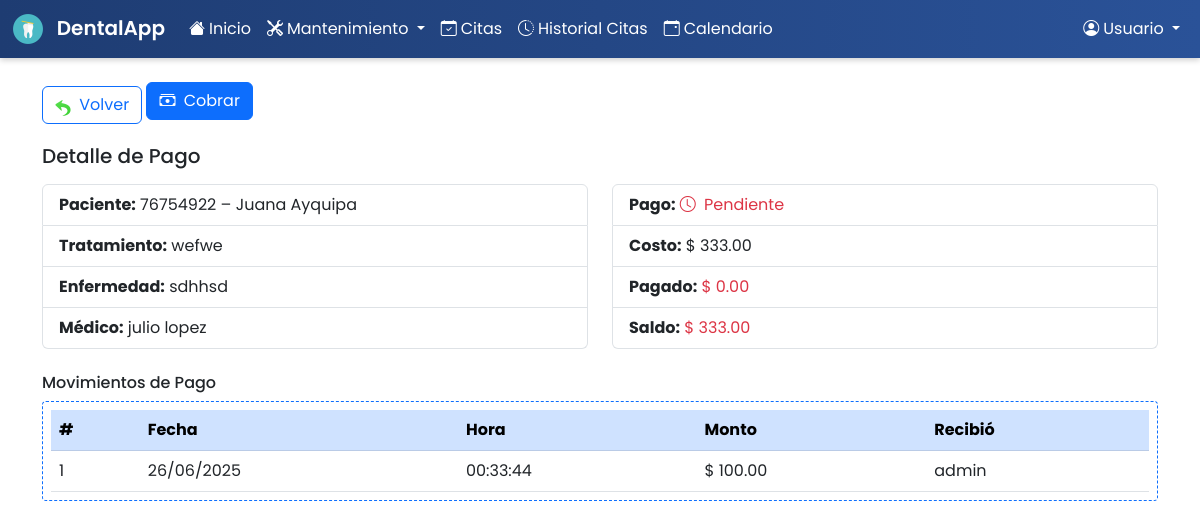
/sistema-dental/index.php?controller=payment&action=view&id=9, run on the app's committed database.
### tables this page shows
CREATE TABLE `appointments` (
  `id` int(10) UNSIGNED NOT NULL,
  `treatment_id` int(11) NOT NULL,
  `doctor_id` int(11) NOT NULL,
  `patient_id` int(11) NOT NULL,
  `date` date NOT NULL,
  `time` time NOT NULL,
  `illness` varchar(255) NOT NULL,
  `cost` decimal(10,2) NOT NULL DEFAULT 0.00,
  `created_at` datetime NOT NULL DEFAULT current_timestamp(),
  `status` enum('pendiente','atendida','cancelada') NOT NULL DEFAULT 'pendiente',
  `paid` decimal(10,2) NOT NULL DEFAULT 0.00
);

CREATE TABLE `patients` (
  `id` int(11) NOT NULL,
  `name` varchar(100) NOT NULL,
  `document_type` varchar(20) DEFAULT NULL,
  `document_number` varchar(50) DEFAULT NULL,
  `dob` date NOT NULL,
  `phone` varchar(20) DEFAULT NULL,
  `under_treatment` tinyint(1) NOT NULL DEFAULT 0,
  `bleeding` tinyint(1) NOT NULL DEFAULT 0,
  `allergic` tinyint(1) NOT NULL DEFAULT 0,
  `hypertensive` tinyint(1) NOT NULL DEFAULT 0,
  `diabetic` tinyint(1) NOT NULL DEFAULT 0,
  `pregnant` tinyint(1) NOT NULL DEFAULT 0,
  `motive` text DEFAULT NULL,
  `diagnosis` text DEFAULT NULL,
  `observations` text DEFAULT NULL,
  `referred_by` varchar(100) DEFAULT NULL,
  `email` varchar(100) DEFAULT NULL,
  `address` text DEFAULT NULL,
  `created_at` timestamp NOT NULL DEFAULT current_timestamp()
);

CREATE TABLE `treatments` (
  `id` int(11) NOT NULL,
  `name` varchar(100) NOT NULL,
  `price` decimal(10,2) NOT NULL,
  `created_at` timestamp NOT NULL DEFAULT current_timestamp()
);

CREATE TABLE `doctors` (
  `id` int(11) NOT NULL,
  `name` varchar(100) NOT NULL,
  `dni` varchar(20) DEFAULT NULL,
  `specialty_id` int(11) NOT NULL,
  `address` varchar(255) DEFAULT NULL,
  `phone` varchar(20) DEFAULT NULL,
  `email` varchar(100) DEFAULT NULL,
  `created_at` timestamp NOT NULL DEFAULT current_timestamp()
);

CREATE TABLE `payments` (
  `id` int(10) UNSIGNED NOT NULL,
  `appointment_id` int(10) UNSIGNED NOT NULL,
  `user_id` int(10) UNSIGNED NOT NULL COMMENT 'Usuario que registró el pago',
  `amount` decimal(10,2) NOT NULL COMMENT 'Monto pagado',
  `created_at` datetime NOT NULL DEFAULT current_timestamp() COMMENT 'Fecha y hora del pago'
);

CREATE TABLE `users` (
  `id` int(10) UNSIGNED NOT NULL,
  `username` varchar(50) NOT NULL,
  `password` varchar(255) NOT NULL,
  `role` enum('admin','dentist','assistant') NOT NULL DEFAULT 'assistant',
  `document_type` varchar(20) DEFAULT NULL,
  `document_number` varchar(50) DEFAULT NULL,
  `email` varchar(100) DEFAULT NULL,
  `phone` varchar(20) DEFAULT NULL,
  `created_at` timestamp NOT NULL DEFAULT current_timestamp()
);

### sistema-dental/controllers/PaymentController.php (called while the page is built, shortened)
<?php
require_once __DIR__ . '/../models/Payment.php';
class PaymentController
{
    private PDO $pdo;
    private Payment $paymentModel;
    public function __construct(PDO $pdo)
    {
        $this->pdo          = $pdo;
        $this->paymentModel = new Payment($pdo);
    }
    public function view()
    {
        $id = intval($_GET['id'] ?? 0);
        $appointment = $this->paymentModel->getByIdWithDetails($id);
        $stmt = $this->pdo->prepare("
            SELECT
              p.amount,
              p.created_at,
              u.username AS received_by
            FROM payments p
            JOIN users    u ON p.user_id = u.id
            WHERE p.appointment_id = ?
            ORDER BY p.created_at DESC
        ");
        $stmt->execute([$id]);
        $paymentsList = $stmt->fetchAll(PDO::FETCH_ASSOC);
        require __DIR__ . '/../views/payments/view.php';
    }
}

### sistema-dental/models/BaseModel.php (called while the page is built, shortened)
<?php
abstract class BaseModel
{
    public function __construct(PDO $pdo)
    {
        $this->pdo = $pdo;
    }
}

### sistema-dental/models/Payment.php (called while the page is built, shortened)
<?php
require_once __DIR__ . '/BaseModel.php';
class Payment extends BaseModel
{
    public function getByIdWithDetails(int $id): array
    {
        $sql = "
            SELECT
              a.*,
              p.document_number,
              p.name            AS patient_name,
              t.name            AS treatment_name,
              d.name            AS doctor_name
            FROM appointments a
            JOIN patients   p ON a.patient_id   = p.id
            JOIN treatments t ON a.treatment_id = t.id
            JOIN doctors    d ON a.doctor_id    = d.id
            WHERE a.id = :id
        ";
        $stmt = $this->pdo->prepare($sql);
        $stmt->execute([':id' => $id]);
        return $stmt->fetch(PDO::FETCH_ASSOC);
    }
}

### sistema-dental/views/payments/view.php (the view, shortened to what this page needs)
<?php require __DIR__ . '/../templates/header.php'; ?>
<div class="container mt-4">
  <a
    href="?controller=payment&action=index"
    class="btn btn-outline-primary mb-3"
  >
    <img
      src="assets/img/arrow-left.png"
      alt="Volver"
      width="16"
      class="me-1 align-text-bottom"
    >
    Volver
  </a>
  <?php
    $paid    = (float)$appointment['paid'];
    $cost    = (float)$appointment['cost'];
    $balance = $cost - $paid;
  ?>
  <?php if ($balance > 0): ?>
    <button
      type="button"
      class="btn btn-primary mb-4"
      data-bs-toggle="modal"
      data-bs-target="#paymentModal"
    >
      <i class="bi bi-cash-stack me-1"></i>
      Cobrar
    </button>
  <?php endif; ?>
  <h5 class="mb-3">Detalle de Pago</h5>
  <div class="row">
    <div class="col-md-6">
      <ul class="list-group mb-4">
        <li class="list-group-item">
          <strong>Paciente:</strong>
          <?= htmlspecialchars($appointment['document_number']) ?> –
          <?= htmlspecialchars($appointment['patient_name']) ?>
        </li>
        <li class="list-group-item">
          <strong>Tratamiento:</strong>
          <?= htmlspecialchars($appointment['treatment_name']) ?>
        </li>
        <li class="list-group-item">
          <strong>Enfermedad:</strong>
          <?= htmlspecialchars($appointment['illness']) ?>
        </li>
        <li class="list-group-item">
          <strong>Médico:</strong>
          <?= htmlspecialchars($appointment['doctor_name']) ?>
        </li>
      </ul>
    </div>
    <div class="col-md-6">
      <?php
        if      ($paid >= $cost) { $statusText = 'Aplicado';  $statusCls = 'text-success';  $statusIcon = 'bi-check-circle'; }
        elseif  ($paid == 0.0)   { $statusText = 'Pendiente'; $statusCls = 'text-danger';   $statusIcon = 'bi-clock';        }
        else                     { $statusText = 'Parcial';   $statusCls = 'text-warning';  $statusIcon = 'bi-arrow-down-up'; }
      ?>
      <ul class="list-group mb-4">
        <li class="list-group-item">
          <strong>Pago:</strong>
          <span class="<?= $statusCls ?>">
            <i class="bi <?= $statusIcon ?> me-1"></i>
            <?= $statusText ?>
          </span>
        </li>
        <li class="list-group-item">
          <strong>Costo:</strong>
          $ <?= number_format($cost, 2) ?>
        </li>
        <li class="list-group-item">
          <strong>Pagado:</strong>
          <span class="<?= $paid > 0 ? 'text-success' : 'text-danger' ?>">
            $ <?= number_format($paid, 2) ?>
          </span>
        </li>
        <li class="list-group-item">
          <strong>Saldo:</strong>
          <span class="<?= $balance === 0 ? 'text-success' : 'text-danger' ?>">
            $ <?= number_format($balance, 2) ?>
          </span>
        </li>
      </ul>
    </div>
  </div>
  <h6 class="mb-2">Movimientos de Pago</h6>
  <div class="table-responsive" style="border:1px dashed #0d6efd; padding:0.5rem; border-radius:0.25rem;">
    <table class="table table-hover mb-0">
      <thead class="table-primary">
        <tr>
          <th>#</th>
          <th>Fecha</th>
          <th>Hora</th>
          <th>Monto</th>
          <th>Recibió</th>
        </tr>
      </thead>
      <tbody>
        <?php if (!empty($paymentsList)): ?>
          <?php foreach ($paymentsList as $j => $mov): ?>
          <tr>
            <td><?= $j + 1 ?></td>
            <td><?= date('d/m/Y', strtotime($mov['created_at'])) ?></td>
            <td><?= date('H:i:s', strtotime($mov['created_at'])) ?></td>
            <td>$ <?= number_format($mov['amount'], 2) ?></td>
            <td><?= htmlspecialchars($mov['received_by']) ?></td>
          </tr>
          <?php endforeach; ?>
        <?php endif; ?>
      </tbody>
    </table>
  </div>
</div>
<?php require __DIR__ . '/../templates/footer.php'; ?>

### sistema-dental/assets/css/style.css (style rules this page uses)
body, .navbar, .card { font-family: 'Poppins', sans-serif; }

### data on the page
appointments: patient.document_number "76754922", patient.name "Juana Ayquipa", treatment.name "wefwe", illness "sdhhsd", doctor.name "julio lopez", statusText "Pendiente", cost "333.00", paid "0.00"
payments: created_at "26/06/2025", created_at "00:33:44", amount "100.00", user.username "admin"

### other printed values
$username "Usuario"
